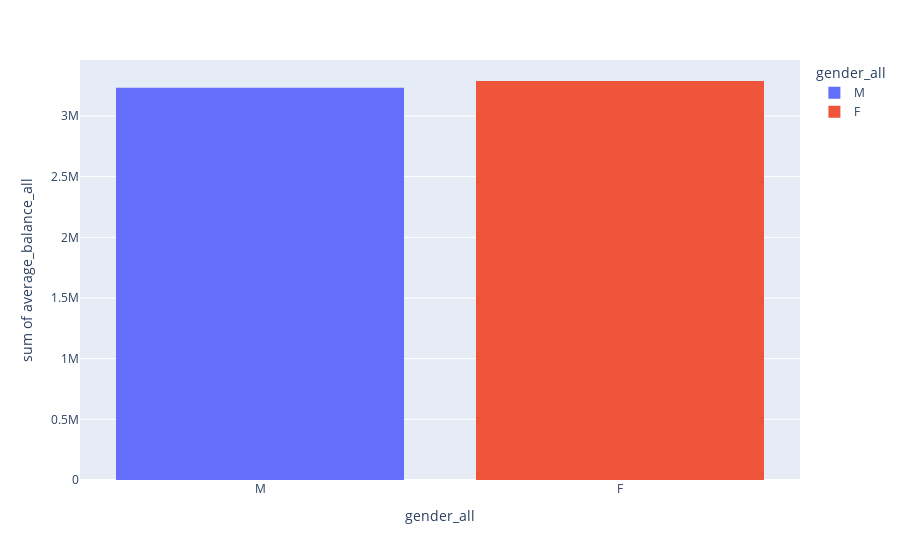

Source (notebook cell):
### Code cell
fig = px.histogram(df_ret_4, x="gender_all", y="average_balance_all", color='gender_all')
fig.show()

### Figure 1 — Plotly figure (JSON) as saved in the notebook; plotly's stock layout.template omitted (floating-point values rounded to 4 significant figures; data arrays with more than 128 entries replaced by an {"elided": "..."} marker saying what was removed)
{"data": [{"alignmentgroup": "True", "bingroup": "x", "histfunc": "sum", "hovertemplate": "gender_all=%{x}<br>sum of average_balance_all=%{y}<extra></extra>", "legendgroup": "M", "marker": {"color": "#636efa", "pattern": {"shape": ""}}, "name": "M", "offsetgroup": "M", "orientation": "v", "showlegend": true, "type": "histogram", "x": {"elided": "1521 str values"}, "xaxis": "x", "y": {"elided": "1521 float values"}, "yaxis": "y"}, {"alignmentgroup": "True", "bingroup": "x", "histfunc": "sum", "hovertemplate": "gender_all=%{x}<br>sum of average_balance_all=%{y}<extra></extra>", "legendgroup": "F", "marker": {"color": "#EF553B", "pattern": {"shape": ""}}, "name": "F", "offsetgroup": "F", "orientation": "v", "showlegend": true, "type": "histogram", "x": {"elided": "1479 str values"}, "xaxis": "x", "y": {"elided": "1479 float values"}, "yaxis": "y"}], "layout": {"barmode": "relative", "legend": {"title": {"text": "gender_all"}, "tracegroupgap": 0}, "margin": {"t": 60}, "xaxis": {"anchor": "y", "categoryarray": ["M", "F"], "categoryorder": "array", "domain": [0, 1], "title": {"text": "gender_all"}}, "yaxis": {"anchor": "x", "domain": [0, 1], "title": {"text": "sum of average_balance_all"}}}}
